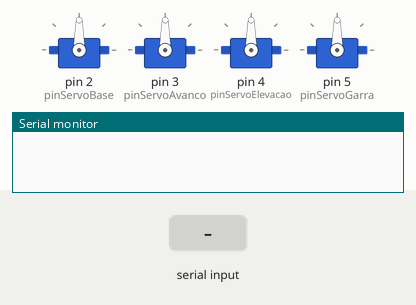
Simulated run of this sketch. Board: Arduino Nano, built with avr-gcc and run on an emulated ATmega328P. On the bench: 4 × servo, the last lines printed to the serial monitor. The inputs (shaded band) are chosen by the test bench.

Above: at 1.2 s.
1.3 s: "b" received over Serial
At 3.6 s:
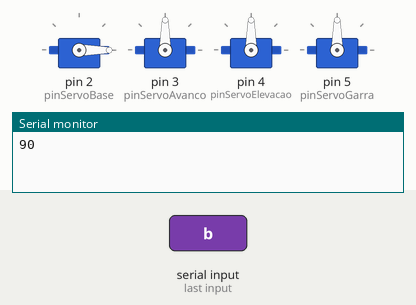
3.9 s: "B" received over Serial
At 6.5 s:
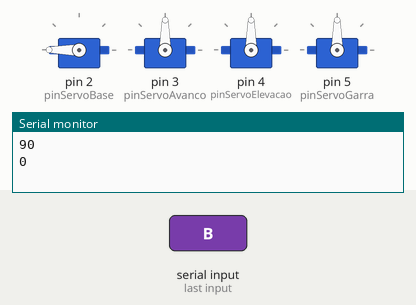
6.9 s: "a" received over Serial
At 9.2 s:
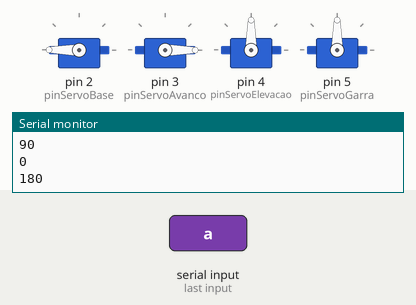
9.5 s: "A" received over Serial
At 12.3 s:
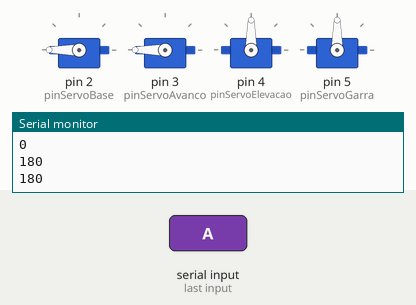
12.5 s: "e" received over Serial
At 14.8 s:
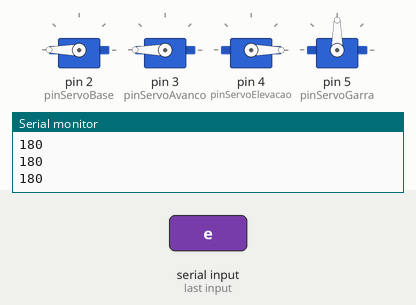
15.1 s: "E" received over Serial
At 18.6 s:
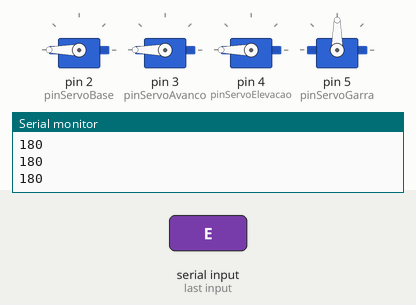
Timing chart, 0 to 19.1 s (numbered marks = the images above; inputs shaded):
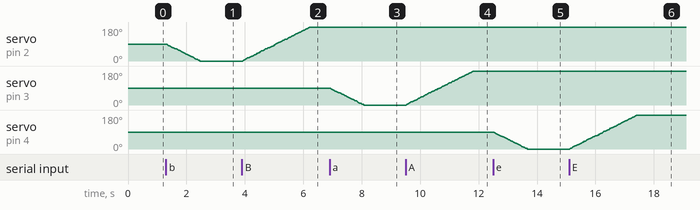

Measured:
- after the input at 1.3 s, servo on pin 2 (pinServoBase): moves from 90° to 0° over 1.1 s, starting at once
- after the input at 3.9 s, servo on pin 2 (pinServoBase): moves from 0° to 180° over 2.3 s, starting at once
- after the input at 6.9 s, servo on pin 3 (pinServoAvanco): moves from 90° to 0° over 1.1 s, starting at once
- after the input at 9.5 s, servo on pin 3 (pinServoAvanco): moves from 0° to 180° over 2.3 s, starting at once
- after the input at 12.5 s, servo on pin 4 (pinServoElevacao): moves from 90° to 0° over 1.1 s, starting at once
- after the input at 15.1 s, servo on pin 4 (pinServoElevacao): moves from 0° to 180° over 2.3 s, starting at once

The sketch:

bluetooth_test_robotic_arm.ino
```cpp
#include <EEPROM.h>
#include <VarSpeedServo.h>

//Declaração dos pinos do servo
#define pinServoBase     2
#define pinServoAvanco   3
#define pinServoElevacao 4
#define pinServoGarra    5

//Declaração dos pinos do Joystick
#define potBaseVrx     A7
#define potAvancoVry   A6
#define potGarraVrx    A5
#define potElevacaoVry A4

#define pinBotao1 10
#define pinBotao2 11

VarSpeedServo servoBase, servoAvanco, servoElevacao, servoGarra;
#define tempo 50
// Variáveis para o cálculo dos ângulos
int anguloBase = 90, anguloAvanco = 90, anguloElevacao = 90, anguloGarra = 90;

void setup()
{
  Serial.begin(9600);

  //Configuração das portas dos servosb
  servoBase.attach(pinServoBase);
  servoAvanco.attach(pinServoAvanco);
  servoElevacao.attach(pinServoElevacao);
  servoGarra.attach(pinServoGarra);

  pinMode(pinBotao1, INPUT_PULLUP);
  pinMode(pinBotao2, INPUT_PULLUP);
}

void loop()
{
  if (Serial.available() > 0) {
    char comando = Serial.read();

    Serial.println(anguloBase);
    if (comando == 'b') {
      while (comando) {
        anguloBase = anguloBase - 1;
        servoBase.write(anguloBase, tempo);
        if (anguloBase == 0) break;
      }
    }
    else if (comando == 'B') {
      while (comando) {
        anguloBase = anguloBase + 1;
        servoBase.write(anguloBase, tempo);
        if (anguloBase == 180) break;
      }
    }

    else if (comando == 'a') {
      while (comando) {
        anguloAvanco = anguloAvanco - 1;
        servoAvanco.write(anguloAvanco, tempo);
        if (anguloAvanco == 0) break;
      }
    }
    else if (comando == 'A') {
      while (comando) {
        anguloAvanco = anguloAvanco + 10;
        servoAvanco.write(anguloAvanco, tempo);
        if (anguloAvanco == 180) break;
      }
    }

    else if (comando == 'e') {
      while (comando) {
        anguloElevacao = anguloElevacao - 1;
        servoElevacao.write(anguloElevacao, tempo);
        if (anguloElevacao == 0) break;
      }
    }
    else if (comando == 'E') {
      while (comando) {
        anguloElevacao = anguloElevacao + 1;
        servoElevacao.write(anguloElevacao, tempo);
        if (anguloElevacao == 180) break;
      }
    }

    else if (comando == 'g') {
      while (comando) {
        anguloGarra = anguloGarra - 1;
        servoGarra.write(anguloGarra, tempo);
        if (anguloGarra == 0) break;
      }
    }
    else if (comando == 'G') {
      while (comando) {
        anguloGarra = anguloGarra + 1;
        servoGarra.write(anguloGarra, tempo);
        if (anguloGarra == 180) break;
      }
    }
  }
}
```
